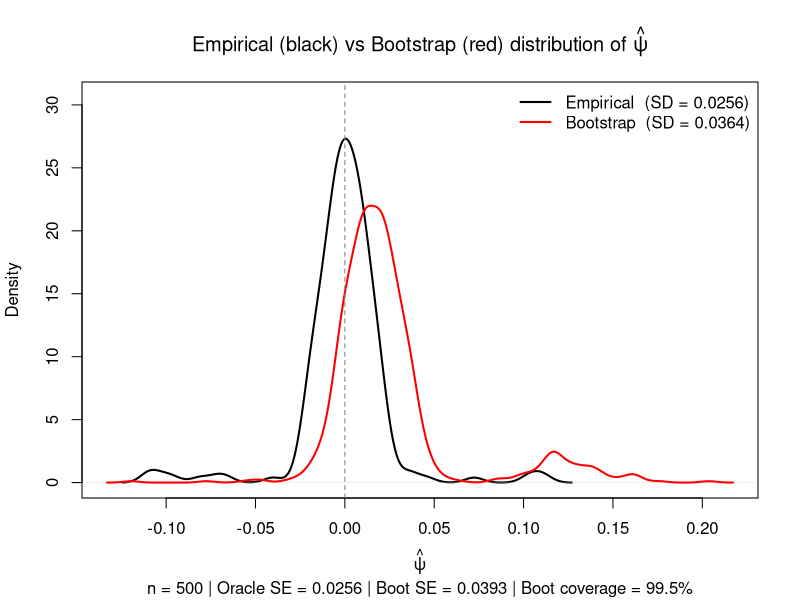

Here is the R script that generated this plot:
# =============================================================================
# Post-selection inference: bootstrap failure
# Replicates slides 41-44 from Vansteelandt, CML Welcome Lecture
#
# Setup (slide 42):
#   E(Y | A, X) = 0  (true psi = 0, true beta = 0)
#   E(A | X)    = 3X  (strong confounding)
#
# Procedure:
#   Fit full model E(Y|A,X) = psi*A + beta*X via OLS.
#   If p-value for beta < alpha -> report psi_hat (full model).
#   Else                        -> report psi0_hat (model with A only).
#
# Key finding (slide 43):
#   In the bootstrap world, beta_hat != 0, so the test selects the full model
#   much more often than 5%. Vansteelandt reports ~16.5%.
#   -> Bootstrap distribution is more diffuse than the true sampling distribution.
#   -> Bootstrap SE overestimates oracle SE -> bootstrap CI is miscalibrated.
# =============================================================================

set.seed(123)

n     <- 500    # sample size
nsim  <- 200    # simulation replications (increase for smoother results)
B     <- 50     # bootstrap replicates per simulation (increase for accuracy)
alpha <- 0.05   # significance level for variable selection

# ---------------------------------------------------------------------------
# The post-selection estimator
# ---------------------------------------------------------------------------
procedure <- function(Y, A, X, alpha = 0.05) {
  fit_full <- lm(Y ~ A + X)
  pval_X   <- summary(fit_full)$coefficients["X", "Pr(>|t|)"]
  if (pval_X < alpha) {
    coef(fit_full)["A"]   # X significant: report from full model
  } else {
    coef(lm(Y ~ A))["A"] # X not significant: report from reduced model
  }
}

# ---------------------------------------------------------------------------
# Simulation loop
# ---------------------------------------------------------------------------
psi_emp    <- numeric(nsim)  # post-selection estimate each run
cover_boot <- logical(nsim)  # did 95% bootstrap CI cover the truth (0)?
boot_se    <- numeric(nsim)  # bootstrap SE each run
boot_frac  <- numeric(nsim)  # fraction of boot reps selecting full model

for (s in seq_len(nsim)) {
  
  # --- Generate data under the null (psi = 0, beta = 0) ---
  X <- rnorm(n)
  A <- 3 * X + rnorm(n)  # treatment strongly associated with X (confounding)
  Y <- rnorm(n)           # no treatment effect, no direct X -> Y
  
  psi_s      <- procedure(Y, A, X, alpha)
  psi_emp[s] <- psi_s
  
  # --- Parametric bootstrap ---
  # Y* ~ N(Yhat, sigma^2) where Yhat comes from the FITTED full model.
  # Because beta_hat != 0 in finite samples, the bootstrap world has
  # a non-zero "true" beta -> the test falsely selects X more than alpha%.
  fit_bw <- lm(Y ~ A + X)
  Yhat   <- fitted(fit_bw)
  sg     <- sigma(fit_bw)
  
  # Pre-generate all bootstrap Y matrices at once (faster than looping rnorm)
  Ymat <- matrix(Yhat, n, B) + matrix(rnorm(n * B, 0, sg), n, B)
  
  n_full <- 0L
  pb     <- numeric(B)
  for (b in seq_len(B)) {
    Yb   <- Ymat[, b]
    fb   <- lm(Yb ~ A + X)
    pv   <- summary(fb)$coefficients["X", "Pr(>|t|)"]
    if (pv < alpha) {
      pb[b]  <- coef(fb)["A"]
      n_full <- n_full + 1L
    } else {
      pb[b] <- coef(lm(Yb ~ A))["A"]
    }
  }
  
  boot_se[s]    <- sd(pb)
  boot_frac[s]  <- n_full / B
  cover_boot[s] <- (abs(psi_s) <= 1.96 * boot_se[s])  # normal CI
}

# ---------------------------------------------------------------------------
# Summary output
# ---------------------------------------------------------------------------
oracle_se <- sd(psi_emp)

cat("=================================================================\n")
cat(" Post-selection inference: bootstrap failure\n")
cat("=================================================================\n\n")
cat(sprintf(" n = %d,  nsim = %d,  B = %d bootstrap replicates\n\n", n, nsim, B))
cat(sprintf(" True psi                            :  0.000\n"))
cat(sprintf(" Mean of post-selection estimates    :  %.4f   (should be ~0)\n",
            mean(psi_emp)))
cat(sprintf("\n"))
cat(sprintf(" Oracle SE  (empirical SD)           :  %.4f\n", oracle_se))
cat(sprintf(" Mean bootstrap SE                   :  %.4f\n", mean(boot_se)))
cat(sprintf(" Ratio: mean(boot SE) / oracle SE    :  %.3f\n",
            mean(boot_se) / oracle_se))
cat(sprintf("\n"))
cat(sprintf(" Nominal coverage                    :  95.0%%\n"))
cat(sprintf(" Empirical coverage of bootstrap CI  :  %.1f%%\n\n",
            100 * mean(cover_boot)))
cat(sprintf(" True P(select full | beta=0)        :   %.1f%% (by alpha)\n",
            100 * alpha))
cat(sprintf(" Mean P(select full in boot world)   :  %.1f%%\n",
            100 * mean(boot_frac)))
cat(sprintf("   -> Vansteelandt reports ~16.5%% for similar setup\n\n"))
cat("=================================================================\n")
cat(" Interpretation:\n")
cat("  The bootstrap world is generated from the FITTED model where\n")
cat("  beta_hat != 0.  So the selection test concludes beta != 0 in\n")
cat("  ~15% of boot replicates instead of the nominal 5%.\n")
cat("  This makes the bootstrap distribution much more diffuse\n")
cat("  (heavier tails) than the true sampling distribution:\n")
cat("  bootstrap SE >> oracle SE.\n")
cat("  The 95% bootstrap CI therefore OVER-covers (>> 95%),\n")
cat("  not under-covers -- the bootstrap is MISCALIBRATED regardless.\n")
cat("=================================================================\n")

# ---------------------------------------------------------------------------
# Plot: empirical vs bootstrap distribution  (replicates slide 44)
# ---------------------------------------------------------------------------
# Generate a reference bootstrap distribution with more replicates
B_plot <- 800
X_ref  <- rnorm(n); A_ref <- 3 * X_ref + rnorm(n); Y_ref <- rnorm(n)
fit_ref <- lm(Y_ref ~ A_ref + X_ref)
Ymat_ref <- matrix(fitted(fit_ref), n, B_plot) +
  matrix(rnorm(n * B_plot, 0, sigma(fit_ref)), n, B_plot)

pb_ref <- numeric(B_plot)
for (b in seq_len(B_plot)) {
  Yb  <- Ymat_ref[, b]
  fb  <- lm(Yb ~ A_ref + X_ref)
  pv  <- summary(fb)$coefficients["X_ref", "Pr(>|t|)"]
  pb_ref[b] <- if (pv < alpha) coef(fb)["A_ref"] else coef(lm(Yb ~ A_ref))["A_ref"]
}

de <- density(psi_emp, bw = "SJ")
db <- density(pb_ref,  bw = "SJ")
xl <- range(c(de$x, db$x))
yl <- c(0, max(de$y, db$y) * 1.12)

pdf("post_selection_bootstrap.pdf", width = 7.5, height = 5)
plot(de, col = "black", lwd = 2,
     xlim = xl, ylim = yl,
     main = expression(
       paste("Empirical (black) vs Bootstrap (red) distribution of ", hat(psi))),
     xlab = expression(hat(psi)), ylab = "Density",
     sub  = sprintf(
       "n = %d | Oracle SE = %.4f | Boot SE = %.4f | Boot coverage = %.1f%%",
       n, oracle_se, mean(boot_se), 100 * mean(cover_boot)))
lines(db, col = "red", lwd = 2)
abline(v = 0, lty = 2, col = "grey50")
legend("topright", bty = "n",
       legend = c(
         sprintf("Empirical  (SD = %.4f)", oracle_se),
         sprintf("Bootstrap  (SD = %.4f)", sd(pb_ref))
       ),
       col = c("black", "red"), lwd = 2)
dev.off()

cat("\nPlot saved to: post_selection_bootstrap.pdf\n")
